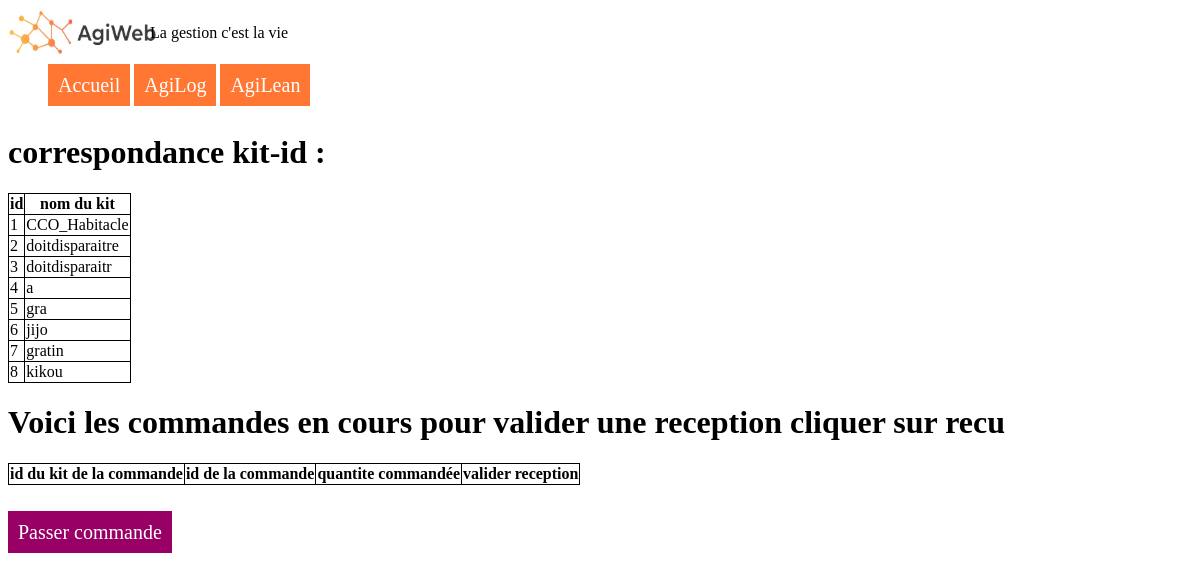
Before: /Agilean/Reception with the older database file.
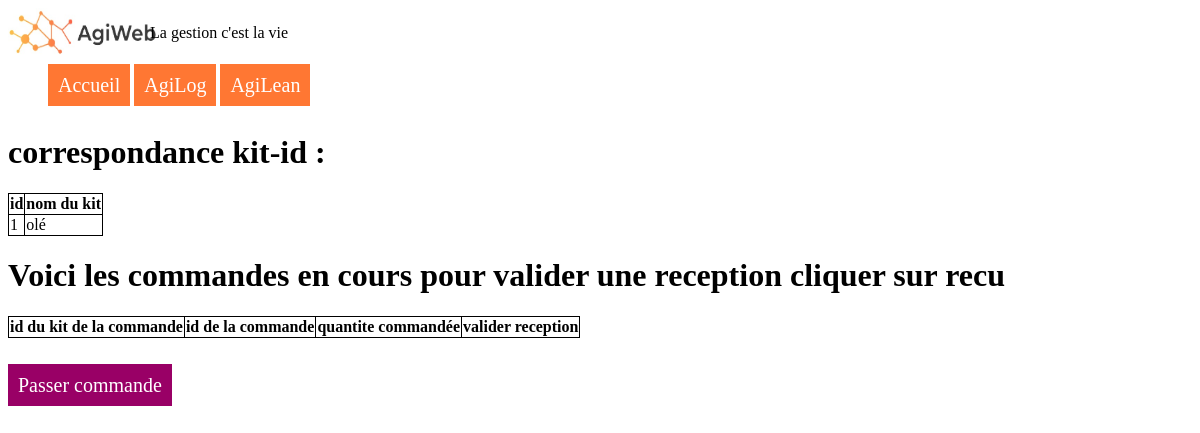
After: the same page with the newer database file.
### tables this page shows
CREATE TABLE "kit" (
	"id"	INTEGER NOT NULL,
	"nom_kit"	TEXT,
	"stock_alean"	INTEGER,
	PRIMARY KEY("id")
);

### run.py (the view, shortened to what this page needs)
@app.route('/Agilean/Reception', methods=['GET', 'POST'])
def receptkit():
    con = lite.connect(cheminbdd)
    con.row_factory = lite.Row
    cur = con.cursor()
    cur.execute("select id,nom_kit from kit")
    kits=cur.fetchall()
    cur.execute ("select id, quantite, kit from production WHERE reception_agilean=0")
    commandes=cur.fetchall()
    if not request.method == 'POST':
        return render_template('recept_stock_alean.html',kits= kits,commandes=commandes)

### templates/recept_stock_alean.html (shortened to what this page needs)
<html>
{% include "head.html" %}
    <body>
        {% include "Navbar.html" %}
        <h1>correspondance kit-id :</h1>
        <table>
            <tr>
                <th>id</th>
                <th>nom du kit</th>
            </tr>
            {%for kit in kits%}
            <tr>
                <td>{{kit["id"]}}</td>
                <td>{{kit["nom_kit"]}}</td>
            </tr>
            {%endfor%}
        </table>
        <h1>Voici les commandes en cours pour valider une reception cliquer sur recu</h1>
        <table>
            <tr>
                <th>id du kit de la commande</th>
                <th>id de la commande</th>
                <th>quantite commandée</th>
                <th>valider reception</th>
            </tr>
        </table>
      <br><br>
    <a class="bouton2" href="{{url_for('com_lean')}}">Passer commande</a>
    </body>
</html>

### Templates/head.html (shortened to what this page needs)
<head>
  <link rel="stylesheet" type="text/css" href="{{url_for("static", filename="accueil.css")}}">
</head>

### Templates/navbar.html
<header>
  <div id="content">
    <div id="photo">
      <img class="logo" src="{{url_for("static",filename="logo.jpg")}}" alt="description" />
    </div>
    <div id="proverbe">
      <p> La gestion c'est la vie </p>
    </div>
  </div>
</header>
<div id="extending-nav">
  <div class="leftbox">
    <nav class="menu-nav">
      <ul>
        <li class="bouton">
          <a href="{{url_for('index')}}"> Accueil </a>
        </li>
        <li class="bouton">
          <a href="{{url_for('agilog')}}" rel="nofollow">
          AgiLog </a>
        </li>
        <li class="bouton">
          <a href="{{url_for('agilean')}}" rel="nofollow">
          AgiLean </a>
        </li>
      </ul>
    </nav>
  </div>
</div>

### Static/accueil.css (style rules this page uses)
.logo { width:150px ; height:50px ; float : left ; }
table { border-collapse: collapse; }
td,th { border-style: solid; border: 1px, solid black; }
div#content div { display :inline-block; width: 12%; }
div#content div#photo { float:left; }
div#content div#proverbe { vertical-align: top; }
nav.menu-nav ul li.bouton { list-style-type: none; display :inline-block; }
nav.menu-nav ul li.bouton a { color:white; background-color:FF7733; text-decoration: none; padding:10px; font-size:20px; }
div#extending-nav div { display :inline-block; }
div#extending-nav .leftbox { margin-right: 100px; }
a.bouton2 { margin-top:10px; color:white; background-color:990066; text-decoration: none; padding:10px; font-size:20px; }
td,th { border: 1px solid black; }

Changed rows visible on the page:
removed kit: id "2", nom_kit "doitdisparaitre"
removed kit: id "3", nom_kit "doitdisparaitr"
removed kit: id "4", nom_kit "a"
removed kit: id "5", nom_kit "gra"
removed kit: id "6", nom_kit "jijo"
removed kit: id "7", nom_kit "gratin"
removed kit: id "8", nom_kit "kikou"
changed kit id 1: nom_kit "CCO_Habitacle" → "olé"
